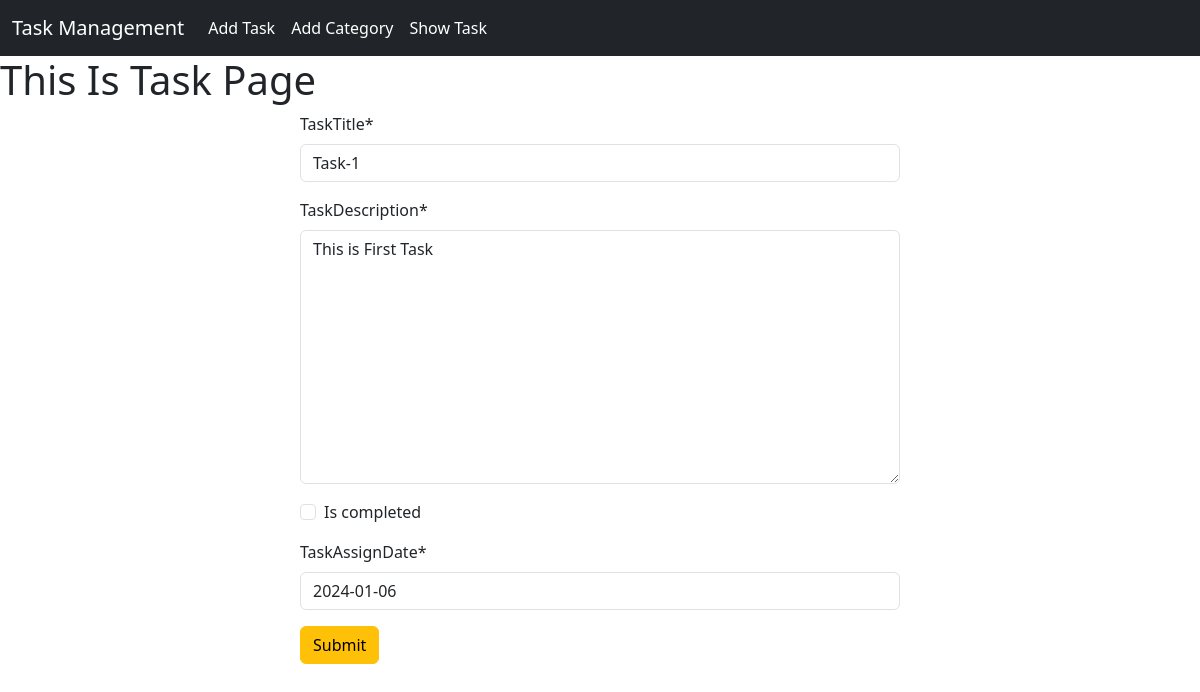
The app's page /task/edit/5 with its own data.
### task/models.py (models this page shows, shortened)
class TaskModel(models.Model):
    taskTitle = models.CharField(max_length = 100)
    taskDescription = models.TextField()
    is_completed = models.BooleanField(default = False)
    TaskAssignDate = models.DateField()

### task/views.py (the view)
# urls.py: path('edit/<int:id>', views.edit_task, name = 'edit_task'),
def edit_task(request, id):
    task = models.TaskModel.objects.get(pk=id)
    task_form = forms.TaskForm(instance=task)
    if request.method == 'POST':
        task_form = forms.TaskForm(request.POST, instance = task)
        if task_form.is_valid():
            task_form.save()
            return redirect('homepage')
    return render(request, 'task.html', {'form' : task_form})

### task/forms.py
class TaskForm(forms.ModelForm):
    class Meta:
        model = TaskModel
        fields = '__all__'

### task/templates/task.html (shortened to what this page needs)
{% extends "base.html" %}
{% load crispy_forms_tags %}
{% block  content%}
<h1>This Is Task Page</h1>
<form style = "width : 50%; margin: auto" method = 'POST'>
    {{form | crispy}}
    <button type="submit" class="btn btn-warning">Submit</button>
</form>
{% endblock  %}

### records on screen
TaskModel: taskTitle "Task-1", taskDescription "This is First Task", TaskAssignDate "2024-01-06"
